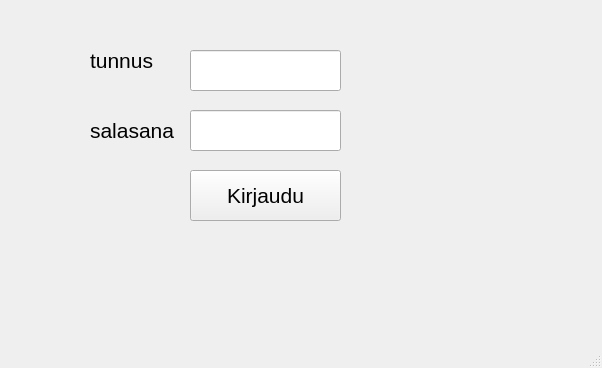
<?xml version="1.0" encoding="UTF-8"?>
<ui version="4.0">
 <class>MainWindow</class>
 <widget class="QMainWindow" name="MainWindow">
  <property name="geometry">
   <rect>
    <x>0</x>
    <y>0</y>
    <width>602</width>
    <height>368</height>
   </rect>
  </property>
  <property name="font">
   <font>
    <pointsize>16</pointsize>
   </font>
  </property>
  <property name="windowTitle">
   <string>MainWindow</string>
  </property>
  <widget class="QWidget" name="centralwidget">
   <widget class="QLabel" name="label">
    <property name="geometry">
     <rect>
      <x>90</x>
      <y>40</y>
      <width>141</width>
      <height>41</height>
     </rect>
    </property>
    <property name="text">
     <string>tunnus</string>
    </property>
   </widget>
   <widget class="QLabel" name="label_2">
    <property name="geometry">
     <rect>
      <x>90</x>
      <y>110</y>
      <width>141</width>
      <height>41</height>
     </rect>
    </property>
    <property name="text">
     <string>salasana</string>
    </property>
   </widget>
   <widget class="QLineEdit" name="textUsername">
    <property name="geometry">
     <rect>
      <x>190</x>
      <y>50</y>
      <width>151</width>
      <height>41</height>
     </rect>
    </property>
   </widget>
   <widget class="QLineEdit" name="textPassword">
    <property name="geometry">
     <rect>
      <x>190</x>
      <y>110</y>
      <width>151</width>
      <height>41</height>
     </rect>
    </property>
   </widget>
   <widget class="QPushButton" name="btnLogin">
    <property name="geometry">
     <rect>
      <x>190</x>
      <y>170</y>
      <width>151</width>
      <height>51</height>
     </rect>
    </property>
    <property name="text">
     <string>Kirjaudu</string>
    </property>
   </widget>
  </widget>
  <widget class="QMenuBar" name="menubar">
   <property name="geometry">
    <rect>
     <x>0</x>
     <y>0</y>
     <width>602</width>
     <height>33</height>
    </rect>
   </property>
  </widget>
  <widget class="QStatusBar" name="statusbar"/>
 </widget>
 <resources/>
 <connections/>
</ui>
